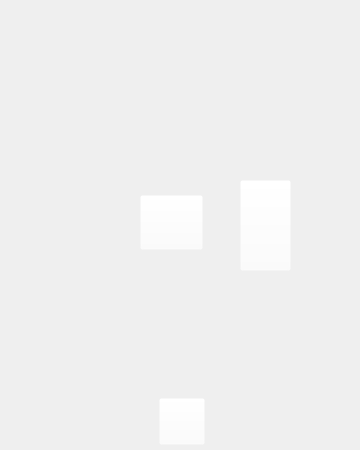
<?xml version="1.0" encoding="UTF-8"?>
<ui version="4.0">
 <class>MainWindow</class>
 <widget class="QMainWindow" name="MainWindow">
  <property name="enabled">
   <bool>true</bool>
  </property>
  <property name="geometry">
   <rect>
    <x>0</x>
    <y>0</y>
    <width>360</width>
    <height>450</height>
   </rect>
  </property>
  <property name="maximumSize">
   <size>
    <width>360</width>
    <height>450</height>
   </size>
  </property>
  <property name="windowTitle">
   <string>The Backrooms</string>
  </property>
  <widget class="QWidget" name="centralwidget">
   <widget class="QLabel" name="label">
    <property name="geometry">
     <rect>
      <x>0</x>
      <y>0</y>
      <width>361</width>
      <height>451</height>
     </rect>
    </property>
    <property name="text">
     <string/>
    </property>
    <property name="pixmap">
     <pixmap>../img/Poolrooms-4 2.gif</pixmap>
    </property>
    <property name="scaledContents">
     <bool>true</bool>
    </property>
   </widget>
   <widget class="QPushButton" name="tokeyBtn">
    <property name="geometry">
     <rect>
      <x>240</x>
      <y>180</y>
      <width>51</width>
      <height>91</height>
     </rect>
    </property>
    <property name="cursor">
     <cursorShape>PointingHandCursor</cursorShape>
    </property>
    <property name="styleSheet">
     <string notr="true">background-color: rgba(255, 255, 255, 0);</string>
    </property>
    <property name="text">
     <string/>
    </property>
   </widget>
   <widget class="QPushButton" name="backBtn">
    <property name="geometry">
     <rect>
      <x>159</x>
      <y>398</y>
      <width>46</width>
      <height>47</height>
     </rect>
    </property>
    <property name="cursor">
     <cursorShape>PointingHandCursor</cursorShape>
    </property>
    <property name="focusPolicy">
     <enum>Qt::StrongFocus</enum>
    </property>
    <property name="styleSheet">
     <string notr="true">background-color: rgba(255, 255, 255, 0);
</string>
    </property>
    <property name="text">
     <string/>
    </property>
    <property name="flat">
     <bool>false</bool>
    </property>
   </widget>
   <widget class="QLabel" name="arrowlb">
    <property name="geometry">
     <rect>
      <x>170</x>
      <y>405</y>
      <width>22</width>
      <height>32</height>
     </rect>
    </property>
    <property name="text">
     <string/>
    </property>
    <property name="pixmap">
     <pixmap>../img/image 24.png</pixmap>
    </property>
    <property name="scaledContents">
     <bool>true</bool>
    </property>
   </widget>
   <widget class="QPushButton" name="toexitBtn">
    <property name="geometry">
     <rect>
      <x>140</x>
      <y>195</y>
      <width>63</width>
      <height>55</height>
     </rect>
    </property>
    <property name="cursor">
     <cursorShape>PointingHandCursor</cursorShape>
    </property>
    <property name="focusPolicy">
     <enum>Qt::StrongFocus</enum>
    </property>
    <property name="styleSheet">
     <string notr="true">background-color: rgba(255, 255, 255, 0);
</string>
    </property>
    <property name="text">
     <string/>
    </property>
    <property name="flat">
     <bool>false</bool>
    </property>
   </widget>
   <zorder>label</zorder>
   <zorder>tokeyBtn</zorder>
   <zorder>arrowlb</zorder>
   <zorder>backBtn</zorder>
   <zorder>toexitBtn</zorder>
  </widget>
 </widget>
 <resources/>
 <connections/>
</ui>
